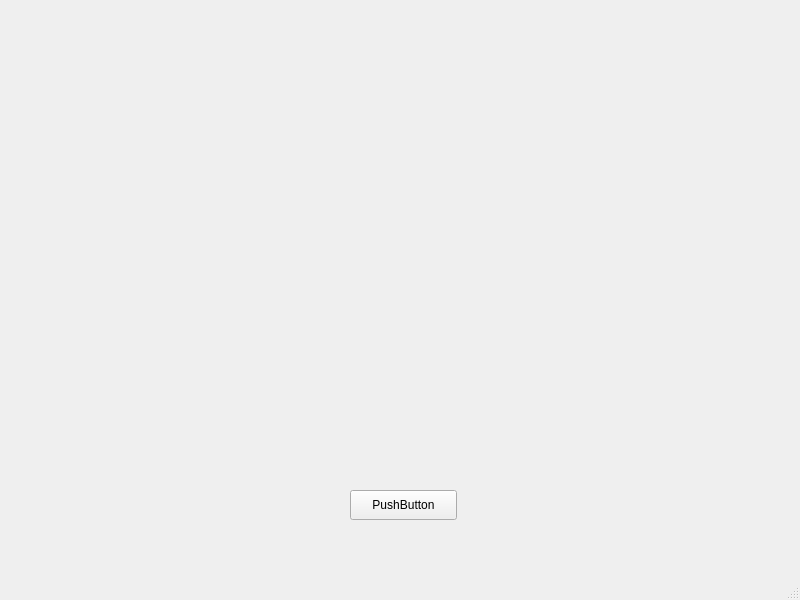
<?xml version="1.0" encoding="UTF-8"?>
<ui version="4.0">
 <class>MainWindow</class>
 <widget class="QMainWindow" name="MainWindow">
  <property name="geometry">
   <rect>
    <x>0</x>
    <y>0</y>
    <width>800</width>
    <height>600</height>
   </rect>
  </property>
  <property name="windowTitle">
   <string>MainWindow</string>
  </property>
  <widget class="QWidget" name="centralwidget">
   <widget class="QPushButton" name="pushButton">
    <property name="geometry">
     <rect>
      <x>350</x>
      <y>490</y>
      <width>107</width>
      <height>30</height>
     </rect>
    </property>
    <property name="text">
     <string>PushButton</string>
    </property>
   </widget>
   <widget class="QLabel" name="label">
    <property name="geometry">
     <rect>
      <x>200</x>
      <y>30</y>
      <width>400</width>
      <height>400</height>
     </rect>
    </property>
    <property name="text">
     <string/>
    </property>
   </widget>
  </widget>
  <widget class="QStatusBar" name="statusbar"/>
 </widget>
 <resources/>
 <connections/>
</ui>
